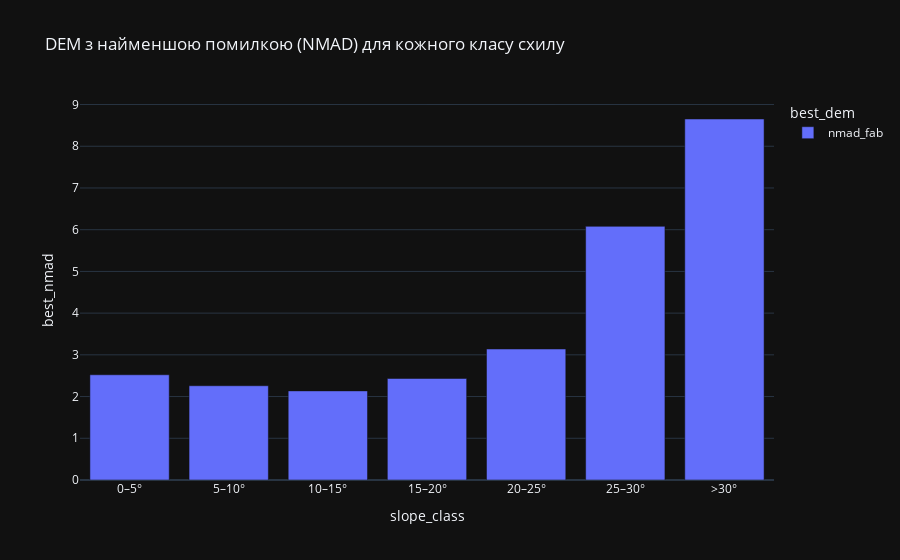

Notebook code cell kept with this figure:
### Code cell
import plotly.express as px

fig = px.bar(
    agg_by_slope,
    x="slope_class",
    y="best_nmad",
    color="best_dem",
    title="DEM з найменшою помилкою (NMAD) для кожного класу схилу"
)
fig.show()

### Figure 1 — Plotly figure (JSON) as saved in the notebook; plotly's stock layout.template omitted (floating-point values rounded to 4 significant figures)
{"data": [{"hovertemplate": "best_dem=nmad_fab<br>slope_class=%{x}<br>best_nmad=%{y}<extra></extra>", "legendgroup": "nmad_fab", "marker": {"color": "#636efa", "pattern": {"shape": ""}}, "name": "nmad_fab", "orientation": "v", "showlegend": true, "textposition": "auto", "x": ["0–5°", "5–10°", "10–15°", "15–20°", "20–25°", "25–30°", ">30°"], "xaxis": "x", "y": [2.522, 2.259, 2.136, 2.433, 3.14, 6.08, 8.653], "yaxis": "y", "type": "bar"}], "layout": {"xaxis": {"anchor": "y", "domain": [0.0, 1.0], "title": {"text": "slope_class"}}, "yaxis": {"anchor": "x", "domain": [0.0, 1.0], "title": {"text": "best_nmad"}}, "legend": {"title": {"text": "best_dem"}, "tracegroupgap": 0}, "title": {"text": "DEM з найменшою помилкою (NMAD) для кожного класу схилу"}, "barmode": "relative"}}
